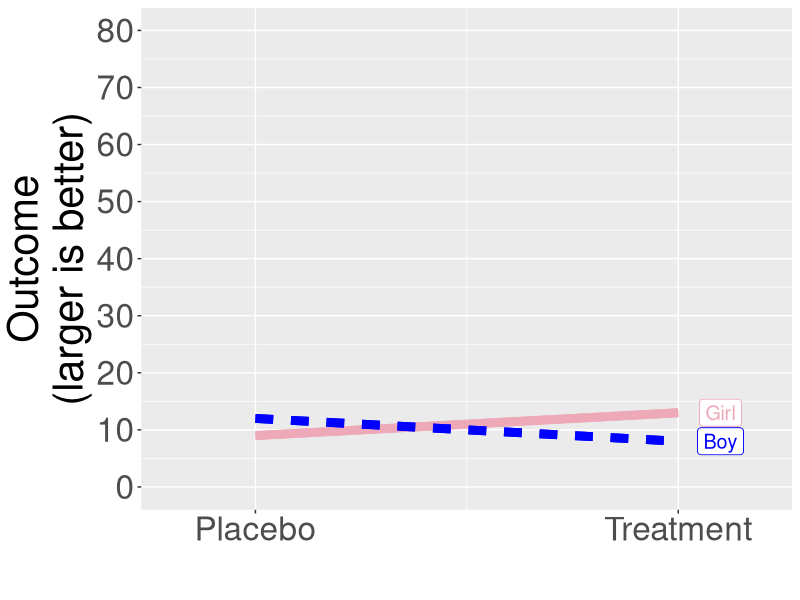
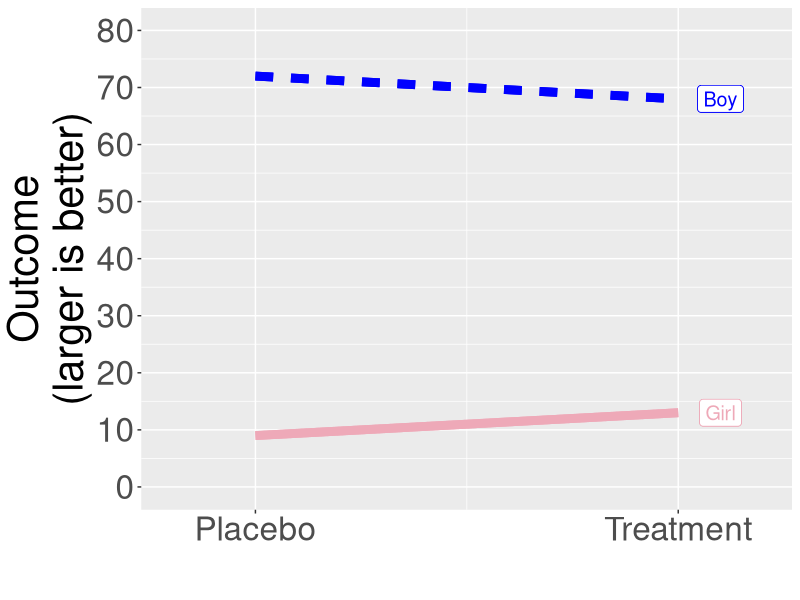
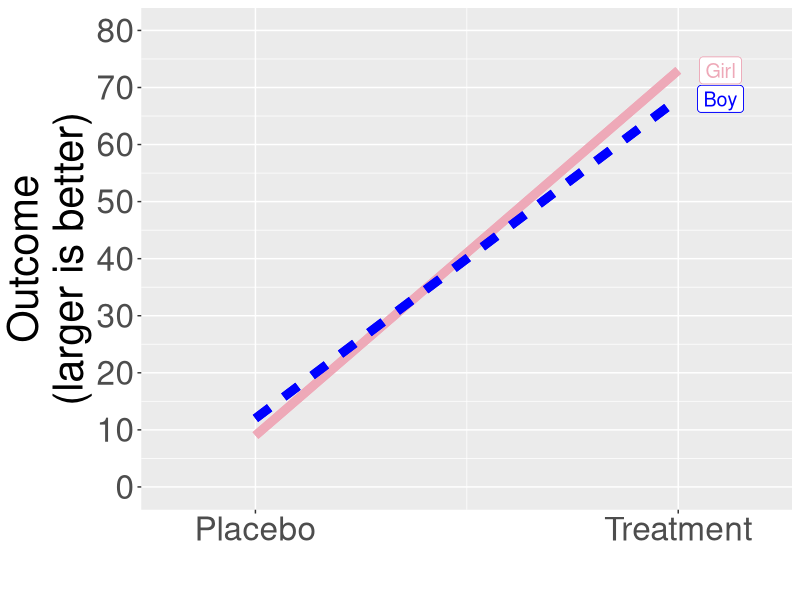
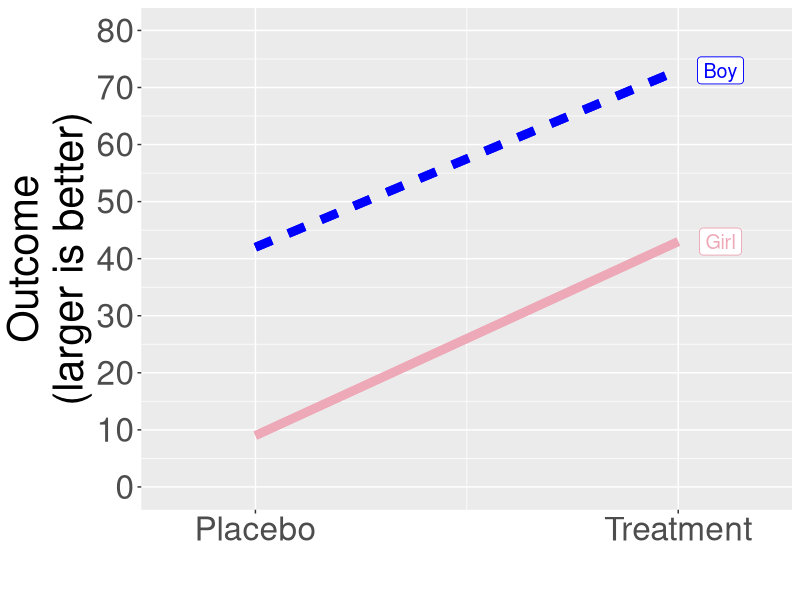
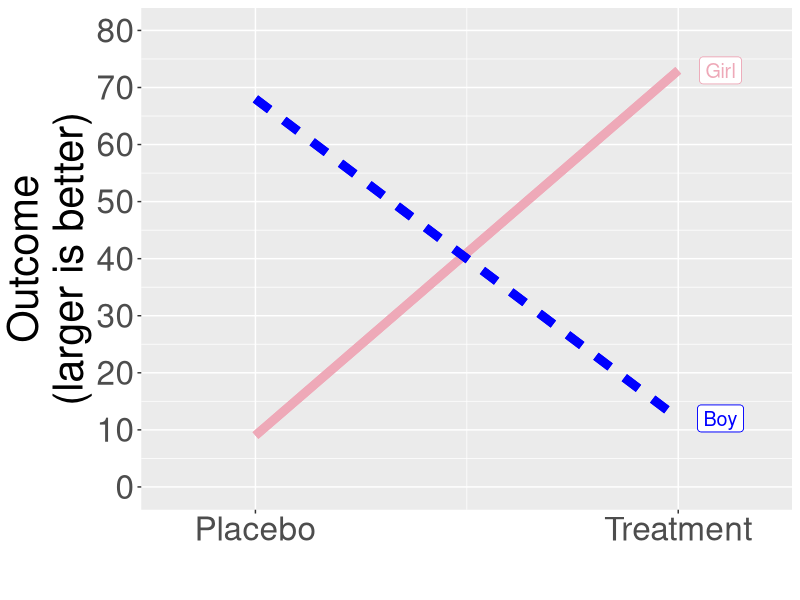
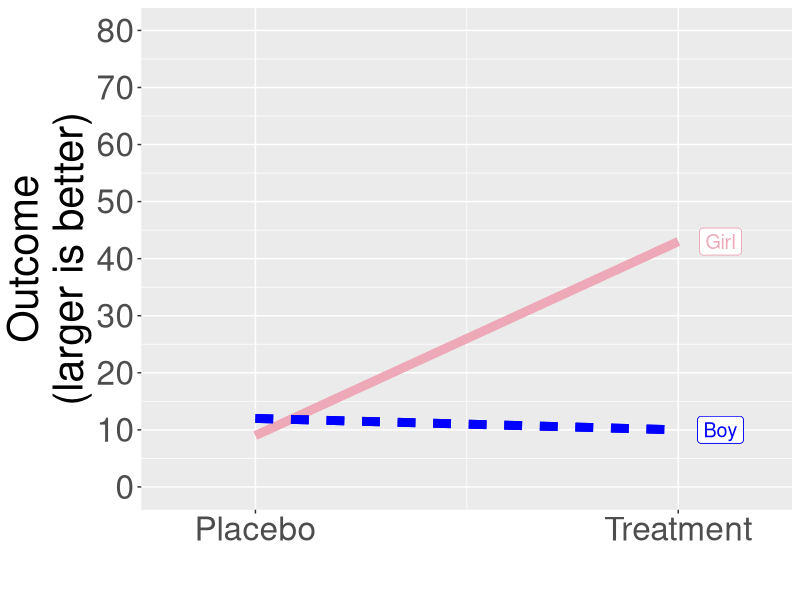
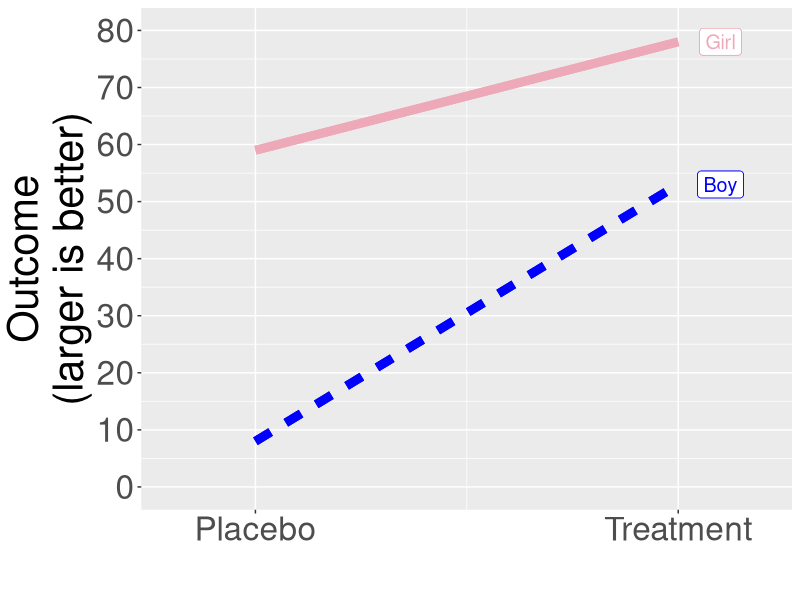

Source code (R) for these figures, in order: (Note: this script raises an error after producing the figures.)
## ---- chunk 1
library(tidyverse)

draw_lines <- function(
    y,
    lab1=c("Placebo", "Treatment"),
    lab2=c("Girl", "Boy"),
    color_list=c("pink2", "blue")) {
data.frame(x=0:1, y=c(10, 70), g=0:1) %>%
  ggplot(aes(x, y, group=g)) +
    theme(text = element_text(size=30)) +
    expand_limits(
      x=c(-0.2, 1.2),
      y=c(0, 80)) +
    scale_x_continuous(
      name=" ",
      breaks=0:1,
      labels=lab1) +
    scale_y_continuous(
      name="Outcome\n(larger is better)",
      breaks=10*(0:8)) +
    geom_segment(
      x=0, xend=1, 
      y=y[1], yend=y[2], 
      linetype="solid",
      linewidth=3,
      color=color_list[1]) +
    geom_segment(
      x=0, xend=1, 
      y=y[3], yend=y[4], 
      linetype="22",
      linewidth=3,
      color=color_list[2]) +
    geom_label(
      x=1.1, 
      y=y[2], label=lab2[1],
      color=color_list[1],
      size=5) +
    geom_label(
      x=1.1, y=y[4], 
      label=lab2[2],
      color=color_list[2],
      size=5)
}
## ---- chunk 2
draw_lines(c( 9, 13, 12,  8))
## ---- chunk 3
draw_lines(c( 9, 13, 72,  68))
## ---- chunk 4
draw_lines(c( 9, 73, 12,  68))
## ---- chunk 5
draw_lines(c( 9, 43, 42,  73))
## ---- chunk 6
draw_lines(c( 9, 73, 68,  12))
## ---- chunk 7
draw_lines(c( 9, 43, 12,  10))
## ---- chunk 8
draw_lines(c( 59, 78, 8,  53))
## ---- chunk 9
#| warnings: true 
library(yaml)
fn <- "../data/exercise-data-dictionary.yaml"
dd <- read_yaml(fn)
cat(as.yaml(dd["data_dictionary"]))
cat(as.yaml(dd["description"]))
i <- 0
## ---- chunk 10
cat(as.yaml(dd$vars[i+1]))
cat(as.yaml(dd$vars[i+2]))
cat(as.yaml(dd$vars[i+3]))
i <- i+3
## ---- chunk 11
cat(as.yaml(dd$vars[i+1]))
cat(as.yaml(dd$vars[i+2]))
cat(as.yaml(dd$vars[i+3]))
